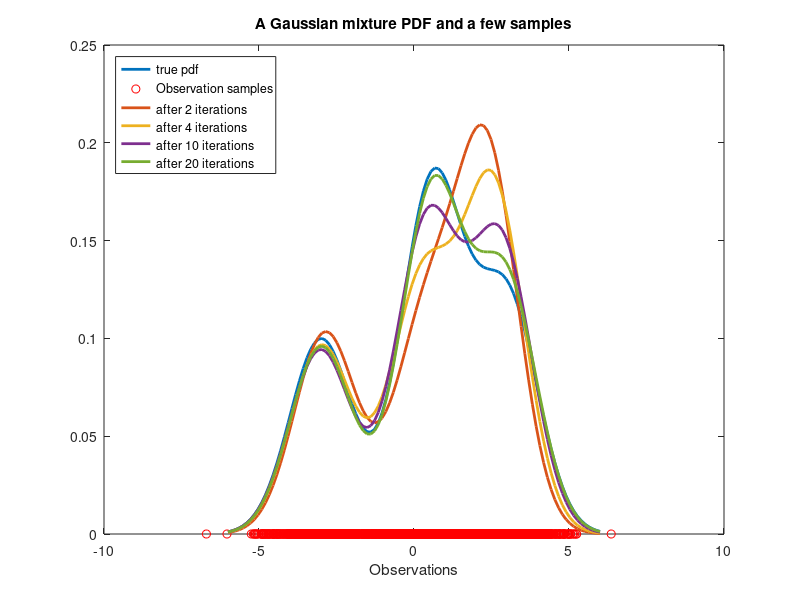

Here is the MATLAB script that generated this plot:
clc;clear
%% Generate observation samples
K = 3; % Number of components
N = 2000; % Sample size
mu = [-3;0.6;3]; % Mean value
sigma = cat(3,1,1,1); % Variance
p = [0.25,0.45,0.3]; % Weights
% Gaussian mixture distribution
obj = gmdistribution(mu,sigma,p);
X = linspace(-6,6,100)';
y = pdf(obj,X); % True pdf
x = random(obj,N);

%% Gibbs Sampling
alpha = ones(3,1);
s = 1;
% Parameter initialization
z = zeros(N,1);
Pr = zeros(K,1);
nz = zeros(K,1);
summ = zeros(K,1);
pk = zeros(K,1);
lambda = gamrnd(alpha,1);
% Initial distribution of mean values and weights
Pi = lambda/sum(lambda);
mu_k = randn(3,1);

plot(X,y,'Linewidth',2); hold on
plot(x,zeros(N,1),'ro')
title('A Gaussian mixture PDF and a few samples');

% Markov chain Monte Carlo
for j=1:20
    for i=1:N
        for k=1:K
            % Conditional probability on z_i=k
            Pr(k) = Pi(k)*normpdf(x(i),mu_k(k),1);
        end
        Pr = Pr/sum(Pr);
        z(i) = randsample(1:K,1,true,Pr); % Sample z
    end
    for k=1:K
        % Find number of observations belong to the kth compoment
        nz(k) = length(find(z==k));
        summ(k) = sum(x(z==k));
        pk(k) = length(x(z==k))/length(x);
    end
    u = summ./(nz+1/s); 
    sigma = 1./(nz+1/s);
    mu_k = normrnd(u,sigma); % Sample mean value
    lambda = gamrnd(alpha/K+nz,1);
    Pi = lambda/sum(lambda); % Sample weights
    if j==2||j==4||j==10||j==20
    sigma = cat(3,1,1,1); % Variance
    newObj = gmdistribution(u,sigma,pk'); % Estimated model
    newPdf = pdf(newObj,X); % Estimated pdf
    plot(X,newPdf,'Linewidth',2); hold on
    else
    end
end
xlabel('Observations');
legend('true pdf','Observation samples','after 2 iterations','after 4 iterations',...
    'after 10 iterations','after 20 iterations','Location','NorthWest');
